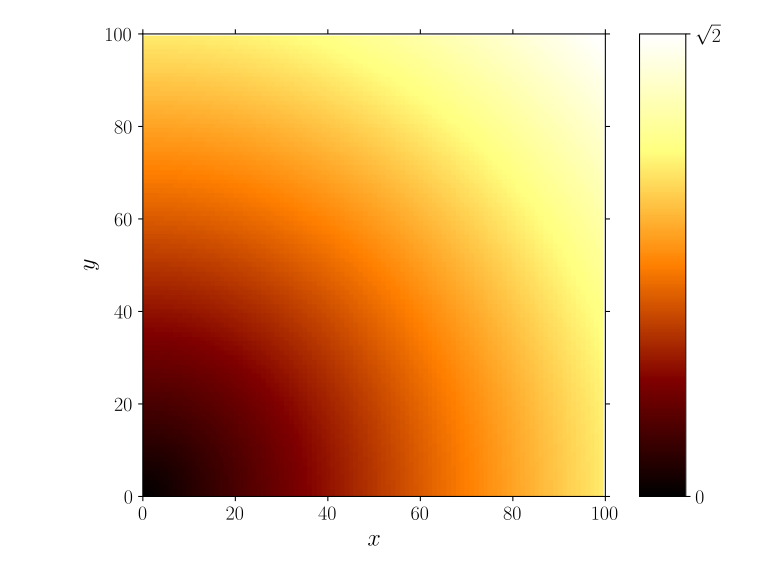

The script that saved this image:

import numpy as np
import matplotlib.pyplot as plt

plt.style.use(['goose','goose-latex'])

x,y = np.meshgrid(np.linspace(0,1,100),np.linspace(0,1,100))
d   = np.sqrt(x**2+y**2)

fig,ax = plt.subplots()

cax = ax.imshow(d)

cbar = fig.colorbar(cax,aspect=10)
cbar.set_ticks([0,np.sqrt(2.)])
cbar.set_ticklabels(['0',r'$\sqrt{2}$'])  # vertically oriented colorbar

ax.xaxis.set_ticks(range(0,101,20))
ax.yaxis.set_ticks(range(0,101,20))

plt.xlim([0,100])
plt.ylim([0,100])

plt.xlabel(r'$x$')
plt.ylabel(r'$y$')

plt.savefig('image.svg')
